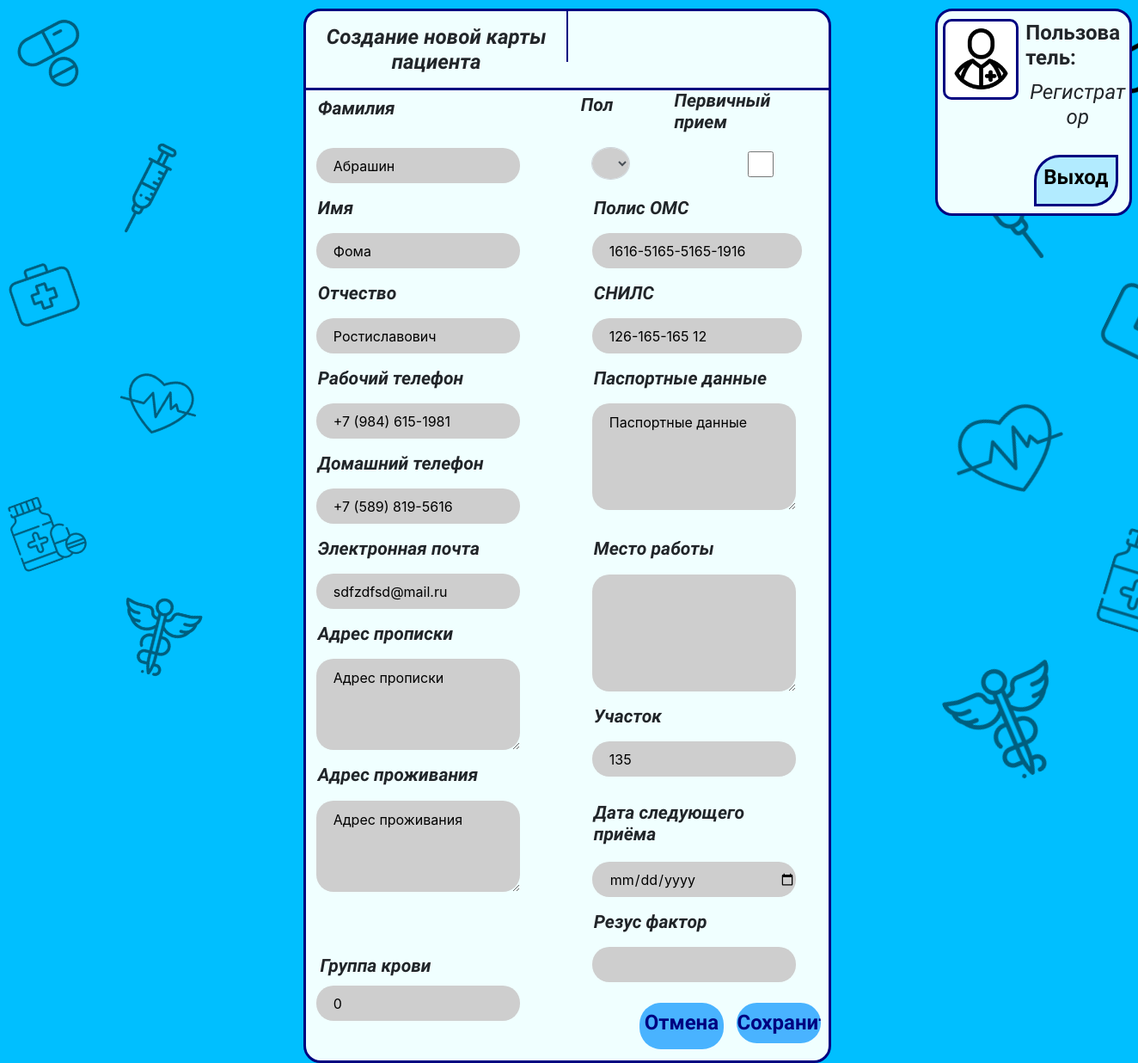
The app's page /editpatient/8 with its own data.
### registry/models.py (models this page shows)
class Patients(models.Model):
    polis_OMS=models.CharField(max_length=16)
    surname=models.CharField(max_length=30)
    name=models.CharField(max_length=30)
    patronymic=models.CharField(max_length=30, blank=True)
    gender=models.CharField(max_length=1)
    passport_data=models.TextField(max_length=255)
    SNILS=models.CharField(max_length=11)
    initial_inspection=models.BooleanField(blank=True)
    date_of_next_meet=models.DateField(null=True)
    work_phone=models.CharField(max_length=11)
    home_phone=models.CharField(max_length=11, blank=True)
    registration_address=models.TextField(max_length=255)
    residence_address=models.TextField(max_length=255)
    e_mail=models.CharField(max_length=255, blank=True)
    sector=models.IntegerField()
    place_of_work=models.TextField(max_length=255, blank=True)
    blood_type=models.IntegerField(null=True, blank=True)
    rhesus_factor=models.CharField(null=True,max_length=1, blank=True)

### registry/views.py (the view, shortened to what this page needs)
# urls.py: path('editpatient/<int:patient_id>', views.EditPatientCard, name='EditPatientCard'),
def EditPatientCard(request, patient_id):
    if request.method == "GET":
        now_date = datetime.today()
        context = {
            'datetime_now': now_date,
            'Cards': Patients.objects.filter(id=patient_id),
        }
        return render(request, "editpatientcar.html", context=context)

### registry/templates/editpatientcar.html (shortened to what this page needs)
<!DOCTYPE html>
<html class="nojs html" lang="ru-RU">
 <head>
  <link rel="stylesheet" type="text/css" href="/static/css/site_global.css?crc=444006867"/>
  <link rel="stylesheet" type="text/css" href="/static/css/editpatientcard.css?crc=4204454042" id="pagesheet"/>
   <link  rel="stylesheet"  href="http://maxcdn.bootstrapcdn.com/bootstrap/4.0.0/css/bootstrap.min.css">
 </head>
 <body>
  <div class="clearfix borderbox" id="page">
   <div class="position_content" id="page_position_content">
    <div class="browser_width colelem" id="u3149-bw">
     <div id="u3149">
      <div class="clearfix" id="u3149_align_to_page">
       <div class="clearfix grpelem" id="u3042">
        <div class="clearfix grpelem" id="pu3053">
         <div class="clip_frame colelem" id="u3053" data-mu-ie-matrix="progid:DXImageTransform.Microsoft.Matrix(M11=0.9563,M12=-0.2924,M21=0.2924,M22=0.9563,SizingMethod='auto expand')" data-mu-ie-matrix-dx="-14" data-mu-ie-matrix-dy="-14">
          <img class="block" id="u3053_img" src="/static/images/pills.png?crc=3958534910" alt="" data-heightwidthratio="1" data-image-width="110" data-image-height="110"/>
         </div>
         <div class="clip_frame colelem" id="u3045" data-mu-ie-matrix="progid:DXImageTransform.Microsoft.Matrix(M11=0.9455,M12=0.3256,M21=-0.3256,M22=0.9455,SizingMethod='auto expand')" data-mu-ie-matrix-dx="-15" data-mu-ie-matrix-dy="-15">
          <img class="block" id="u3045_img" src="/static/images/first-aid-kit.png?crc=523093676" alt="" data-heightwidthratio="1" data-image-width="107" data-image-height="107"/>
         </div>
         <div class="clip_frame colelem" id="u3049" data-mu-ie-matrix="progid:DXImageTransform.Microsoft.Matrix(M11=0.9397,M12=0.342,M21=-0.342,M22=0.9397,SizingMethod='auto expand')" data-mu-ie-matrix-dx="-16" data-mu-ie-matrix-dy="-16">
          <img class="block" id="u3049_img" src="/static/images/medicine.png?crc=212170396" alt="" data-heightwidthratio="1" data-image-width="114" data-image-height="114"/>
         </div>
        </div>
        <div class="clearfix grpelem" id="pu3047">
         <div class="clip_frame colelem" id="u3047" data-mu-ie-matrix="progid:DXImageTransform.Microsoft.Matrix(M11=0.9511,M12=0.309,M21=-0.309,M22=0.9511,SizingMethod='auto expand')" data-mu-ie-matrix-dx="-16" data-mu-ie-matrix-dy="-16">
          <img class="block" id="u3047_img" src="/static/images/syringe.png?crc=315584796" alt="" data-heightwidthratio="1" data-image-width="125" data-image-height="125"/>
         </div>
         <div class="clip_frame colelem" id="u3043" data-mu-ie-matrix="progid:DXImageTransform.Microsoft.Matrix(M11=0.9659,M12=-0.2588,M21=0.2588,M22=0.9659,SizingMethod='auto expand')" data-mu-ie-matrix-dx="-15" data-mu-ie-matrix-dy="-15">
          <img class="block" id="u3043_img" src="/static/images/heart.png?crc=32010908" alt="" data-heightwidthratio="1" data-image-width="132" data-image-height="132"/>
         </div>
         <div class="clip_frame colelem" id="u3051" data-mu-ie-matrix="progid:DXImageTransform.Microsoft.Matrix(M11=0.9703,M12=-0.2419,M21=0.2419,M22=0.9703,SizingMethod='auto expand')" data-mu-ie-matrix-dx="-14" data-mu-ie-matrix-dy="-14">
          <img class="block" id="u3051_img" src="/static/images/pharmacy.png?crc=4015191175" alt="" data-heightwidthratio="1" data-image-width="132" data-image-height="132"/>
         </div>
        </div>
       </div>
       <form method="post">
       <div class="rounded-corners clearfix grpelem" id="u3038">
        {% for card in Cards %}
        <div class="clearfix colelem" id="pu3146-4">
         <div class="clearfix grpelem" id="u3146-4">
          <p id="u3146-2">Создание новой карты пациента</p>
         </div>
         <div class="grpelem" id="u3037"></div>
        </div>
        <div class="colelem" id="u3036"></div>
        <div class="clearfix colelem" id="pu3923-4">
         <div class="clearfix grpelem" id="u3923-4">
          <p id="u3923-2">Фамилия</p>
         </div>
         <div class="clearfix grpelem row" id="u4076-4">
          <p id="u4076-2" class="col">Пол</p>
          <p id="u4076-1" class="col">Первичный прием</p>
         </div>
        </div>
        <div class="clearfix colelem" id="pu3761">
         <input name="surname" value="{{card.surname}}" class="rounded-corners grpelem" id="u3761">
         <div class="clearfix grpelem row"  id="pu3794">
             <select name="gender" value="{{gender}}" class="rounded-corners grpelem col form-control" id="u3794">
              <option>м</option>
             </select>
             <input type="checkbox" name="initial_inspection" class="form-check-input col" id="check" value="True">
         </div>
        </div>
        <div class="clearfix colelem" id="pu3998-4">
         <div class="clearfix grpelem" id="u3998-4">
          <p id="u3998-2">Имя</p>
         </div>
         <div class="clearfix grpelem" id="u4085-4">
          <p id="u4085-2">Полис ОМС</p>
         </div>
        </div>
        <div class="clearfix colelem" id="pu3767">
         <input name="name" value="{{card.name}}" class="rounded-corners grpelem" id="u3767"></input>
         <input name="polis_OMS" value="{{card.polis_OMS}}" class="rounded-corners grpelem" id="u3797"></input>
        </div>
        <div class="clearfix colelem" id="pu4001-4">
         <div class="clearfix grpelem" id="u4001-4">
          <p id="u4001-2">Отчество</p>
         </div>
         <div class="clearfix grpelem" id="u4091-4">
          <p id="u4091-2">СНИЛС</p>
         </div>
        </div>
        <div class="clearfix colelem" id="pu3770">
         <input name="patronymic" value="{{card.patronymic}}" class="rounded-corners grpelem" id="u3770"></input>
         <input name="SNILS" value="{{card.SNILS}}" class="rounded-corners grpelem" id="u3800"></input>
        </div>
        <div class="clearfix colelem" id="pu4004-4">
         <div class="clearfix grpelem" id="u4004-4">
          <p id="u4004-2">Рабочий телефон</p>
         </div>
         <div class="clearfix grpelem" id="u4094-4">
          <p id="u4094-2">Паспортные данные</p>
         </div>
        </div>
        <div class="clearfix colelem" id="ppu3773">
         <div class="clearfix grpelem" id="pu3773">
          <input name="work_phone" value="{{card.work_phone}}" class="rounded-corners colelem" id="u3773"></input>
          <div class="clearfix colelem" id="u4007-4">
           <p id="u4007-2">Домашний телефон</p>
          </div>
          <input name="home_phone" value="{{card.home_phone}}" class="rounded-corners colelem" id="u3776"></input>
         </div>
         <textarea name="passport_data" class="rounded-corners grpelem" id="u3803">{{card.passport_data}}</textarea>
        </div>
        <div class="clearfix colelem" id="pu4010-4">
         <div class="clearfix grpelem" id="u4010-4">
          <p id="u4010-2">Электронная почта</p>
         </div>
         <div class="clearfix grpelem" id="u4097-4">
          <p id="u4097-2">Место работы</p>
         </div>
        </div>
        <div class="clearfix colelem" id="ppu3779">
         <div class="clearfix grpelem" id="pu3779">
          <input name="e_mail" value="{{card.e_mail}}"  class="rounded-corners colelem" id="u3779"></input>
          <div class="clearfix colelem" id="u4013-4">
           <p id="u4013-2">Адрес прописки</p>
          </div>
          <textarea name="registration_address" class="rounded-corners colelem" id="u3782">{{card.registration_address}}</textarea>
          <div class="clearfix colelem" id="u4016-4">
           <p id="u4016-2">Адрес проживания</p>
          </div>
         </div>
         <div class="clearfix grpelem" id="pu3806">
          <textarea name="place_of_work" class="rounded-corners colelem" id="u3806">{{card.place_of_work}}</textarea>
          <div class="clearfix colelem" id="u4100-4">
           <p id="u4100-2">Участок</p>
          </div>
          <input name="sector" value="{{card.sector}}" class="rounded-corners colelem" id="u3809"></input>
         </div>
        </div>
        <div class="clearfix colelem" id="pu3785">
         <textarea name="residence_address" class="rounded-corners grpelem" id="u3785">{{card.residence_address}}</textarea>
         <div class="clearfix grpelem" id="pu4103-4">
          <div class="clearfix colelem" id="u4103-4">
           <p id="u4103-2">Дата следующего приёма</p>
          </div>
          <input name="date_of_next_meet" type="date" value="{{card.date_of_next_meet|date:'Y-m-d'}}" min="{{ datetime_now|date:'Y-m-d' }}" class="rounded-corners colelem" id="u3812"></input>
          <div class="clearfix colelem" id="u4106-4">
           <p id="u4106-2">Резус фактор</p>
          </div>
         </div>
        </div>
        <div class="clearfix colelem" id="pu4019-4">
         <div class="clearfix grpelem" id="u4019-4">
          <p id="u4019-2">Группа крови</p>
         </div>
         <input name="rhesus_factor" value="{{card.rhesus_factor}}" class="rounded-corners grpelem" id="u3815"></input>
        </div>
        <div class="clearfix colelem" id="pu3788">
         <input name="blood_type" value="{{card.blood_type}}" class="rounded-corners grpelem" id="u3788"></input>
         {% endfor %}
         <a class="nonblock nontext rounded-corners clearfix grpelem" id="u4109-4" href="{% url 'RegistratorSearch' %}"><p id="u4109-2">Отмена</p></a>
         <input type="submit" value="Сохранить" class="nonblock nontext rounded-corners clearfix grpelem" id="u3137-4" href="{% url 'RegistratorSearch' %}">
        </div>
       </div>
        </form>
       <div class="clearfix grpelem" id="pu3055">
        <div class="clearfix grpelem" id="u3055">
         <div class="clearfix grpelem" id="pu3060">
          <div class="clip_frame colelem" id="u3060" data-mu-ie-matrix="progid:DXImageTransform.Microsoft.Matrix(M11=0.1392,M12=0.9903,M21=-0.9903,M22=0.1392,SizingMethod='auto expand')" data-mu-ie-matrix-dx="-8" data-mu-ie-matrix-dy="-8" data-sizePolicy="fixed" data-pintopage="page_fluidx">
          </div>
          <div class="clip_frame colelem" id="u3062" data-mu-ie-matrix="progid:DXImageTransform.Microsoft.Matrix(M11=0.9397,M12=0.342,M21=-0.342,M22=0.9397,SizingMethod='auto expand')" data-mu-ie-matrix-dx="-19" data-mu-ie-matrix-dy="-19" data-sizePolicy="fixed" data-pintopage="page_fluidx">
           <img class="block" id="u3062_img" src="/static/images/heart.png?crc=32010908" alt="" width="132" height="132"/>
          </div>
          <div class="clip_frame colelem" id="u3058" data-mu-ie-matrix="progid:DXImageTransform.Microsoft.Matrix(M11=0.9205,M12=0.3907,M21=-0.3907,M22=0.9205,SizingMethod='auto expand')" data-mu-ie-matrix-dx="-21" data-mu-ie-matrix-dy="-21" data-sizePolicy="fixed" data-pintopage="page_fluidx">
           <img class="block" id="u3058_img" src="/static/images/pharmacy.png?crc=4015191175" alt="" width="132" height="132"/>
          </div>
         </div>
         <div class="clearfix grpelem" id="pu3066">
          <div class="colelem" id="u3066" data-mu-ie-matrix="progid:DXImageTransform.Microsoft.Matrix(M11=0.9563,M12=-0.2924,M21=0.2924,M22=0.9563,SizingMethod='auto expand')" data-mu-ie-matrix-dx="-14" data-mu-ie-matrix-dy="-14" data-sizePolicy="fixed" data-pintopage="page_fluidx">
          </div>
          <div class="clip_frame colelem" id="u3056" data-mu-ie-matrix="progid:DXImageTransform.Microsoft.Matrix(M11=0.8988,M12=-0.4384,M21=0.4384,M22=0.8988,SizingMethod='auto expand')" data-mu-ie-matrix-dx="-18" data-mu-ie-matrix-dy="-18" data-sizePolicy="fixed" data-pintopage="page_fluidx">
           <img class="block" id="u3056_img" src="/static/images/first-aid-kit.png?crc=523093676" alt="" width="107" height="107"/>
          </div>
          <div class="clip_frame colelem" id="u3064" data-mu-ie-matrix="progid:DXImageTransform.Microsoft.Matrix(M11=0.9563,M12=-0.2924,M21=0.2924,M22=0.9563,SizingMethod='auto expand')" data-mu-ie-matrix-dx="-14" data-mu-ie-matrix-dy="-14" data-sizePolicy="fixed" data-pintopage="page_fluidx">
           <img class="block" id="u3064_img" src="/static/images/medicine.png?crc=212170396" alt="" width="114" height="114"/>
          </div>
         </div>
        </div>
        <div class="rounded-corners clearfix grpelem" id="u3030">
         <div class="rounded-corners clearfix grpelem" id="u3033">
          <div class="clip_frame grpelem" id="u3031">
           <img class="block" id="u3031_img" src="/static/images/doctor.png?crc=3953821147" alt="" data-heightwidthratio="1" data-image-width="114" data-image-height="114"/>
          </div>
         </div>
         <div class="clearfix grpelem" id="pu3029-4">
          <div class="clearfix colelem" id="u3029-4">
           <p>Пользователь:</p>
          </div>
          <div class="clearfix colelem" id="u3028-4">
           <p>Регистратор</p>
          </div>
          <a class="nonblock nontext rounded-corners clearfix colelem" id="u3027-4" href="{% url 'registry' %}"><p id="u3027-2"><span id="u3027">Выход</span></p></a>
         </div>
        </div>
       </div>
      </div>
     </div>
    </div>
   </div>
  </div>
 </body>
</html>

### registry/static/css/site_global.css (style rules this page uses)
html { max-height: 100%; min-width: 100%; -ms-text-size-adjust: none; }
body, div, dl, dt, dd, ul, ol, li, nav, h1, h2, h3, h4, h5, h6, pre, code, form, fieldset, legend, input, button, textarea, p, blockquote, th, td, a { margin: 0px; padding: 0px; border-width: 0px; border-style: solid; border-color: transparent; -webkit-transform-origin: left top; -ms-transform-origin: left top; -o-transform-origin: left top; transform-origin: left top; background-repeat: no-repeat; }
fieldset, img { border: 0px; border-style: solid; -webkit-transform-origin: left top; -ms-transform-origin: left top; -o-transform-origin: left top; transform-origin: left top; }
input, button, textarea, select, optgroup, option { font-family: inherit; font-size: inherit; font-style: inherit; font-weight: inherit; }
body { font-family: Arial, Helvetica Neue, Helvetica, sans-serif; text-align: left; font-size: 25px; line-height: 17px; word-wrap: break-word; text-rendering: optimizeLegibility; -moz-font-feature-settings: 'liga'; -ms-font-feature-settings: 'liga'; -webkit-font-feature-settings: 'liga'; font-feature-settings: 'liga'; }
a:link { color: #0000FF; text-decoration: none; }
a.nontext { color: black; text-decoration: none; font-style: normal; font-weight: normal; }
.colelem { display: inline; float: left; clear: both; }
.clearfix:after { content: "\0020"; visibility: hidden; display: block; height: 0px; clear: both; }
.clip_frame { overflow: hidden; }
.position_content, .excludeFromNormalFlow { float: left; }
textarea { resize: none; overflow: auto; }
.MenuBar .SubMenuVisible, .MenuBarVertical .SubMenuVisible, .MenuBar .SubMenu .SubMenuVisible, .popup_element.Active, span.actAsPara, .actAsDiv, a.nonblock.nontext, img.block { display: block; }
.borderbox { -moz-box-sizing: border-box; -webkit-box-sizing: border-box; -ms-box-sizing: border-box; box-sizing: border-box; }
.browser_width>* { position: absolute; left: 0px; right: 0px; }
.grpelem, .accordion_wrapper { display: inline; float: left; }
p, h1, h2, h3, h4, h5, h6, ol, ul, span.actAsPara { max-height: 1000000px; }
@media screen and (-webkit-min-device-pixel-ratio:0) { body { text-rendering: auto; } }

### records on screen
Patients: surname "Абрашин", name "Фома", polis_OMS "1616-5165-5165-1916", patronymic "Ростиславович", SNILS "126-165-165 12", work_phone "+7 (984) 615-1981", home_phone "+7 (589) 819-5616", passport_data "Паспортные данные", e_mail "sdfzdfsd@mail.ru", registration_address "Адрес прописки", sector "135", residence_address "Адрес проживания", blood_type "0"
